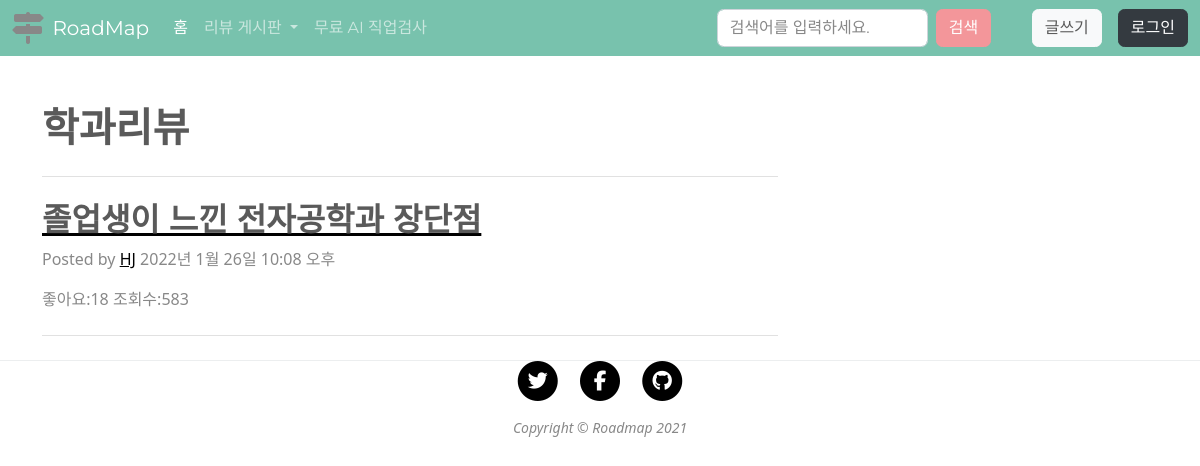
The app's page /major/ with its own data.
### main/models.py (models this page shows, shortened)
class PostMajor(models.Model):
    title = models.CharField(max_length=50)
    contents = models.TextField()
    img = models.ImageField()
    dateCreate = models.DateTimeField()
    category = TaggableManager()
    likeCount = models.IntegerField(null=True)
    viewCount = models.IntegerField(null=True)

### major/views.py (the view)
# urls.py: path('major/', major, name='major'),
def major(request):
    post_major = PostMajor.objects.all()
    return render(request, 'major.html', {'post_major': post_major})

### major/templates/major.html
{% extends "base.html" %}
{% block body %}
{% load static %}
<div class="container">
    <div class="row">
        <div class="col-sm-8">
            <h1>학과리뷰</h1>
            <hr class="my-4" />
            {% for post_major_detail in post_major %}
            <div class="post-preview">
                <a href="{% url 'majordetail' post_major_detail.pk %}">
                    <h2 class="post-title">{{post_major_detail.title}}</h2>
                </a>
                <p class="post-meta">
                    Posted by
                    <a href="#!">HJ</a>
                    {{post_major_detail.dateCreate}}
                </p>
                <p class="post-counter">
                    좋아요:{{post_major_detail.likeCount}}
                    조회수:{{post_major_detail.viewCount}}
                </p>
            </div>
            <hr class="my-4" />
            {% endfor %}
        </div>
    </div>
  </div>
{% endblock body %}

### records on screen
PostMajor: title "졸업생이 느낀 전자공학과 장단점", dateCreate "2022년 1월 26일 10:08 오후", likeCount "18", viewCount "583"
